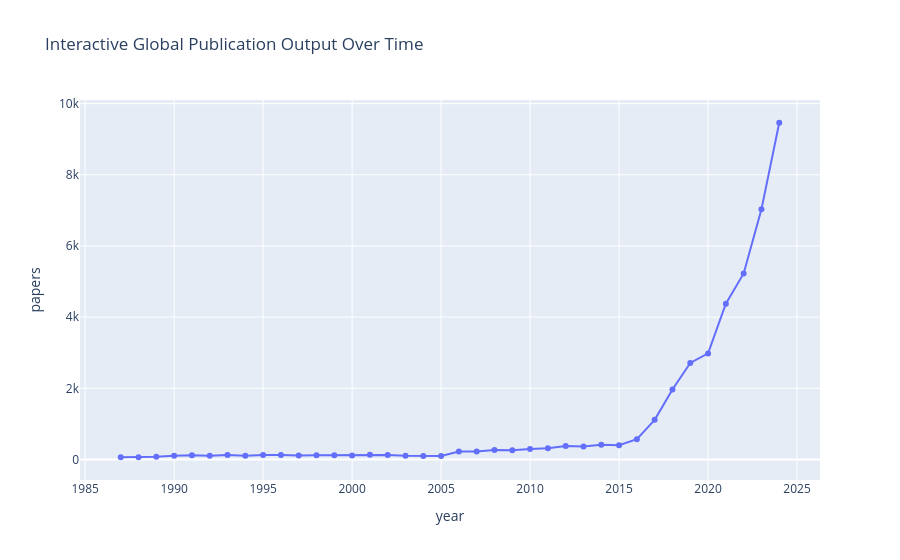

The notebook cell saved with this chart:
### Code cell
fig = px.line(
    global_year,        
    x="year",
    y="papers",         
    title="Interactive Global Publication Output Over Time",
    markers=True
)

fig.update_layout(
    hovermode="x unified"
)

fig.show()

### Figure 1 — Plotly figure (JSON) as saved in the notebook; plotly's stock layout.template omitted (floating-point values rounded to 4 significant figures)
{"data": [{"hovertemplate": "year=%{x}<br>papers=%{y}<extra></extra>", "legendgroup": "", "line": {"color": "#636efa", "dash": "solid"}, "marker": {"symbol": "circle"}, "mode": "lines+markers", "name": "", "orientation": "v", "showlegend": false, "type": "scatter", "x": [1987, 1988, 1989, 1990, 1991, 1992, 1993, 1994, 1995, 1996, 1997, 1998, 1999, 2000, 2001, 2002, 2003, 2004, 2005, 2006, 2007, 2008, 2009, 2010, 2011, 2012, 2013, 2014, 2015, 2016, 2017, 2018, 2019, 2020, 2021, 2022, 2023, 2024], "xaxis": "x", "y": [64, 63, 74, 105, 118, 104, 123, 104, 127, 125, 109, 117, 117, 113, 131, 129, 103, 97, 99, 224, 222, 264, 263, 294, 313, 378, 363, 412, 403, 571, 1115, 1967, 2713, 2982, 4376, 5228, 7029, 9463], "yaxis": "y"}], "layout": {"hovermode": "x unified", "legend": {"tracegroupgap": 0}, "title": {"text": "Interactive Global Publication Output Over Time"}, "xaxis": {"anchor": "y", "domain": [0, 1], "title": {"text": "year"}}, "yaxis": {"anchor": "x", "domain": [0, 1], "title": {"text": "papers"}}}}
